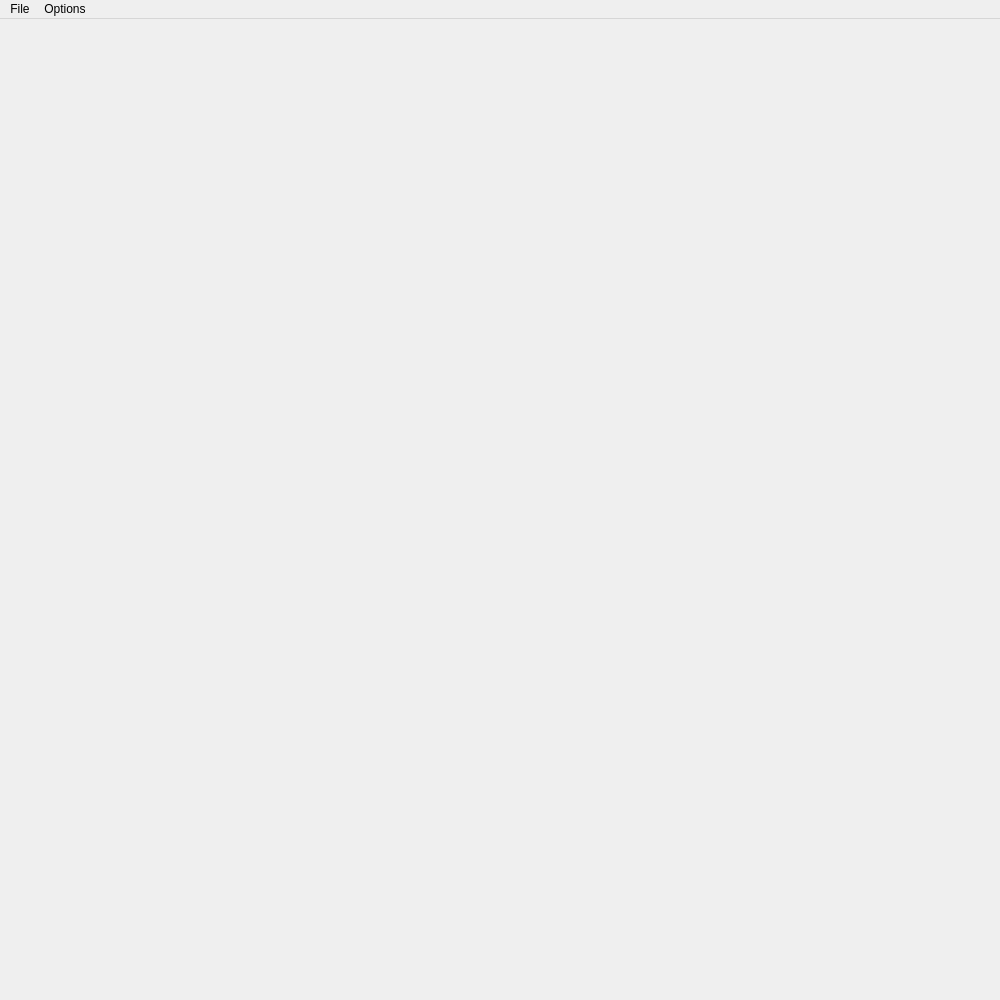
<?xml version="1.0" encoding="UTF-8"?>
<ui version="4.0">
 <class>PointCloudEditorWindow</class>
 <widget class="QMainWindow" name="PointCloudEditorWindow">
  <property name="geometry">
   <rect>
    <x>0</x>
    <y>0</y>
    <width>1000</width>
    <height>1000</height>
   </rect>
  </property>
  <property name="windowTitle">
   <string>pointCloudEditor</string>
  </property>
  <widget class="QWidget" name="centralwidget">
   <layout class="QVBoxLayout" name="verticalLayout">
    <property name="leftMargin">
     <number>0</number>
    </property>
    <property name="topMargin">
     <number>0</number>
    </property>
    <property name="rightMargin">
     <number>0</number>
    </property>
    <property name="bottomMargin">
     <number>0</number>
    </property>
    <item>
     <widget class="QWidget" name="canvasHost">
      <property name="toolTip">
       <string>r: rubber band select on/off. In select mode, drag to ERASE (or RESTORE) the points inside the band; in elevation profile mode, drag along the profile.</string>
      </property>
     </widget>
    </item>
   </layout>
  </widget>
  <widget class="QMenuBar" name="menubar">
   <property name="geometry">
    <rect>
     <x>0</x>
     <y>0</y>
     <width>1000</width>
     <height>22</height>
    </rect>
   </property>
   <widget class="QMenu" name="menuFile">
    <property name="title">
     <string>File</string>
    </property>
    <addaction name="actionOpen"/>
    <addaction name="separator"/>
    <addaction name="actionQuit"/>
   </widget>
   <widget class="QMenu" name="menuOptions">
    <property name="title">
     <string>Options</string>
    </property>
    <addaction name="actionElevProfile"/>
   </widget>
   <addaction name="menuFile"/>
   <addaction name="menuOptions"/>
  </widget>
  <action name="actionOpen">
   <property name="text">
    <string>Open...</string>
   </property>
   <property name="toolTip">
    <string>A grid (shown in an InteractiveGMT window of its own) or a swath file (.mb*, gridded as mbeditviz grids it)</string>
   </property>
  </action>
  <action name="actionQuit">
   <property name="text">
    <string>Quit</string>
   </property>
  </action>
  <action name="actionElevProfile">
   <property name="checkable">
    <bool>true</bool>
   </property>
   <property name="text">
    <string>Elevation profile (-elev)</string>
   </property>
   <property name="toolTip">
    <string>The rubber band draws an elevation profile across the data instead of selecting points</string>
   </property>
  </action>
 </widget>
 <resources/>
 <connections/>
</ui>
